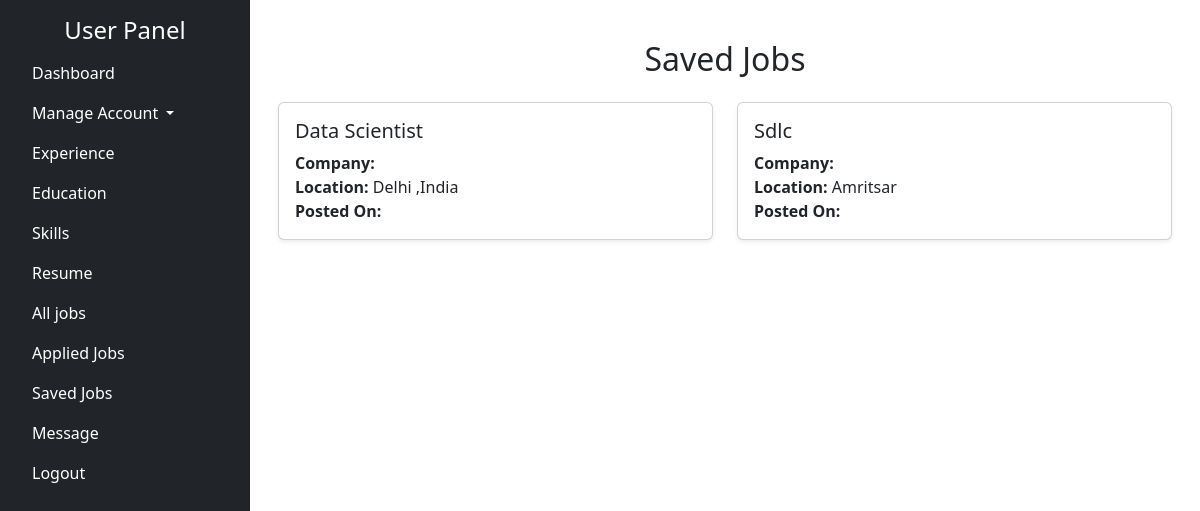
The app's page /savedjobs (signed in), older data.
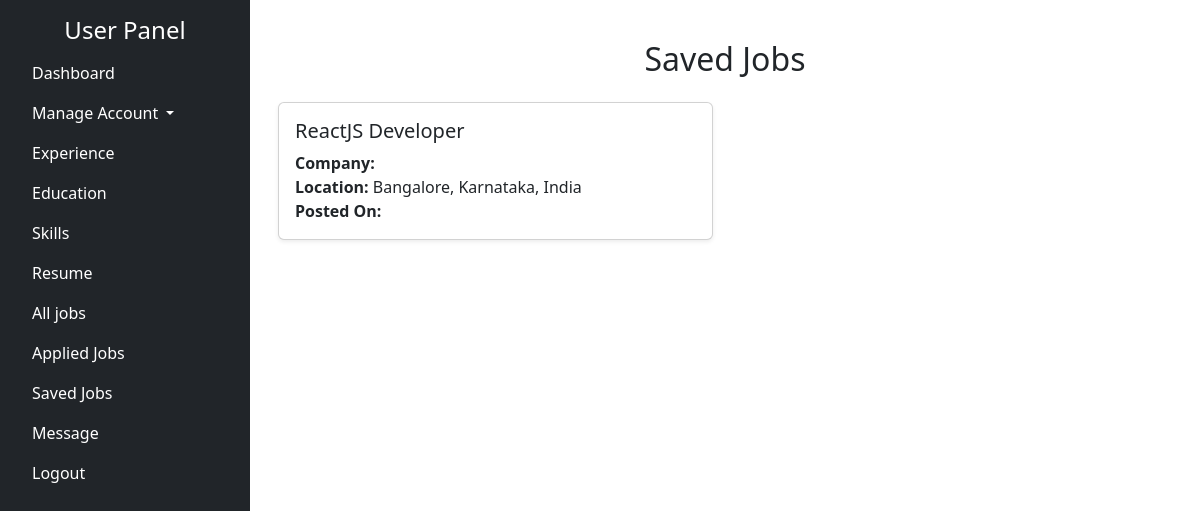
The same page, newer data.
### myapp/models.py (models this page shows, shortened)
class Saved(models.Model):
    job= models.ForeignKey(Jobs,on_delete=models.CASCADE,default=1)
    seeker= models.ForeignKey(register_user,on_delete=models.CASCADE,default=1)
    status= models.CharField(max_length=255,blank=True,null=True,default="Saved")

class Jobs(models.Model):
    title = models.CharField(max_length=255)
    description = RichTextField(max_length=5000)
    budget_salary = models.CharField(max_length=255)
    education_req = models.CharField(max_length=255, blank=True, null=True)
    experience_req = models.CharField(max_length=255, blank=True, null=True)
    job_type = models.CharField(max_length=255)
    category = models.CharField(max_length=255)  # Storing category as a string
    location = models.CharField(max_length=255)  # Storing location as a string
    jobtag = models.CharField(max_length=255)
    deadline = models.CharField(max_length=255)
    vacancies = models.CharField(max_length=255, blank=True, null=True)
    status = models.CharField(max_length=255, blank=True, null=True, default='available')
    employer = models.CharField(max_length=255, blank=True, null=True)

### myapp/views.py (the view)
# urls.py: path('savedjobs',views.savedjobs,name='savedjobs'),
def savedjobs(request):
    email = request.session.get('user_email')
    user_instance = register_user.objects.get(email=email)  # Fetch user instance
    job_id = request.POST.get('job_id')  # Get job ID from POST request
    if job_id:
        job_instance = Jobs.objects.get(id=job_id)  # Fetch the job
        if not Saved.objects.filter(seeker=user_instance, job=job_instance, status='Save').exists():
            Saved.objects.create(seeker=user_instance, job=job_instance, status='Save')
        return redirect('savedjobs')  # Redirect to prevent form resubmission
    data = Saved.objects.filter(seeker=user_instance, status='Save')  # Fetch saved jobs
    return render(request, 'savedjobs.html', {'data': data})

### templates/savedjobs.html (shortened to what this page needs)
{% extends 'afterlogin.html' %}
{% block content %}
{% load static %}
<!DOCTYPE html>
<html lang="en">
<head>
</head>
<body>
<div class="container mt-4">
    <h2 class="text-center mb-4">Saved Jobs</h2>
    {% if data %}
        <div class="row">
            {% for job in data %}
                <div class="col-md-6">
                    <div class="card mb-3 shadow-sm">
                        <div class="card-body">
                            <h5 class="card-title">{{ job.job.title }}</h5>
                            <p class="card-text">
                                <strong>Company:</strong> {{ job.job.company }}<br>
                                <strong>Location:</strong> {{ job.job.location }}<br>
                                <strong>Posted On:</strong> {{ job.job.posted_date }}
                            </p>
                        </div>
                    </div>
                </div>
            {% endfor %}
        </div>
    {% else %}
        <div class="alert alert-info text-center">
            <strong>No saved jobs found.</strong> Start saving jobs to view them here!
        </div>
    {% endif %}
</div>
</body>
</html>
{% endblock %}

Row changes from the older to the newer data that the page shows:
removed Saved: job "Data Scientist", job.location "Delhi ,India"
removed Saved: job "Sdlc", job.location "Amritsar"
added Saved: job "ReactJS Developer", job.location "Bangalore, Karnataka, India"
